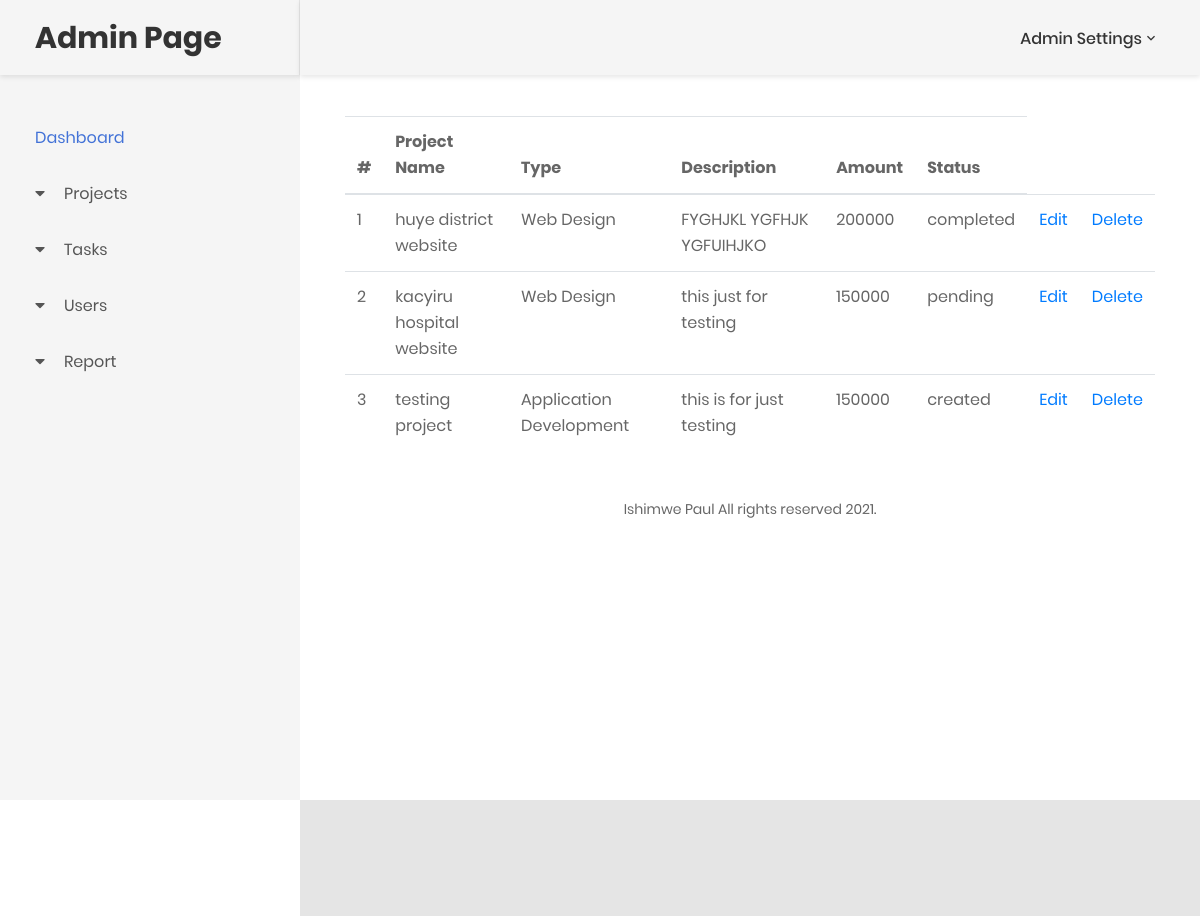
/projects.php (signed in), run on the app's committed database.
### tables this page shows
CREATE TABLE `project` (
  `id` int(123) NOT NULL,
  `proj_name` varchar(123) NOT NULL,
  `proj_type` varchar(123) NOT NULL,
  `proj_description` varchar(123) NOT NULL,
  `amount` int(20) NOT NULL,
  `project_path` varchar(123) NOT NULL,
  `status` varchar(20) NOT NULL
);

### projects.php (the view, shortened to what this page needs)
<?php
include 'connection.php';
$query = "SELECT * FROM `project`";
$data = mysqli_query($connect, "$query");
?>
<!DOCTYPE html>
<html lang="en">
<head>
    <link href="css/font-face.css" rel="stylesheet" media="all">
    <link href="vendor/font-awesome-4.7/css/font-awesome.min.css" rel="stylesheet" media="all">
    <link href="vendor/font-awesome-5/css/fontawesome-all.min.css" rel="stylesheet" media="all">
    <link href="vendor/mdi-font/css/material-design-iconic-font.min.css" rel="stylesheet" media="all">
    <link href="vendor/bootstrap-4.1/bootstrap.min.css" rel="stylesheet" media="all">
    <link href="vendor/animsition/animsition.min.css" rel="stylesheet" media="all">
    <link href="vendor/bootstrap-progressbar/bootstrap-progressbar-3.3.4.min.css" rel="stylesheet" media="all">
    <link href="vendor/wow/animate.css" rel="stylesheet" media="all">
    <link href="vendor/css-hamburgers/hamburgers.min.css" rel="stylesheet" media="all">
    <link href="vendor/slick/slick.css" rel="stylesheet" media="all">
    <link href="vendor/select2/select2.min.css" rel="stylesheet" media="all">
    <link href="vendor/perfect-scrollbar/perfect-scrollbar.css" rel="stylesheet" media="all">
    <link href="css/theme.css" rel="stylesheet" media="all">
</head>
<body class="animsition">
    <div class="page-wrapper">
        <?php include('includes/nav-sidebar.php'); ?>
        <div class="page-container">
            <?php include('includes/header.php');  ?>
            <div class="main-content">
                <div class="section__content section__content--p30">
                    <div class="container-fluid">
                        <div class="row">
                            <div class="col-md-12">
                                <div class="overview-wrap">
                                    <table class="table table-stripe table-hover">
                                        <tbody>
                                            <thead>
                                                <tr>
                                                    <th>#</th>
                                                    <th>Project Name</th>
                                                    <th>Type</th>
                                                    <th>Description</th>
                                                    <th>Amount</th>
                                                    <th>Status</th>
                                                </tr>
                                            </thead>
                                            <?php
                                            $count = 0;
                                            while ($row = mysqli_fetch_array($data)) {
                                                $count++;
                                            ?>
                                                <tr>
                                                    <td><?php echo $count; ?></td>
                                                    <td><?php echo $row[1]; ?></td>
                                                    <td><?php echo $row[2]; ?></td>
                                                    <td><?php echo $row[3]; ?></td>
                                                    <td><?php echo $row[4]; ?></td>
                                                    <td><?php echo $row[6]; ?></td>
                                                    <td align='right'><a href='updateProject.php?id=<?php echo $row[0]; ?>'> Edit</a></td>
                                                    <td align='right'> <a href='deleteProject.php?id=<?php echo $row[0]; ?>'>Delete</a></td>
                                                </tr>
                                            <?php  }  ?>
                                        </tbody>
                                    </table>
                                </div>
                            </div>
                        </div>
                        <div class="row m-t-25">
                            <div class="col-sm-6 col-lg-3">
                            </div>
                            <div class="col-sm-6 col-lg-3">
                            </div>
                            <div class="col-sm-6 col-lg-3">
                            </div>
                            <div class="col-sm-6 col-lg-3">
                            </div>
                        </div>
                        <?php include('includes/footer.php') ?>
                    </div>
                </div>
            </div>
        </div>
    </div>
</body>
</html>

### data on the page
project: proj_name "huye district website", proj_type "Web Design", proj_description "FYGHJKL YGFHJK YGFUIHJKO", amount "200000", status "completed"
project: proj_name "kacyiru hospital website", proj_type "Web Design", proj_description "this just for testing", amount "150000", status "pending"
project: proj_name "testing project", proj_type "Application Development", proj_description "this is for just testing", amount "150000", status "created"
